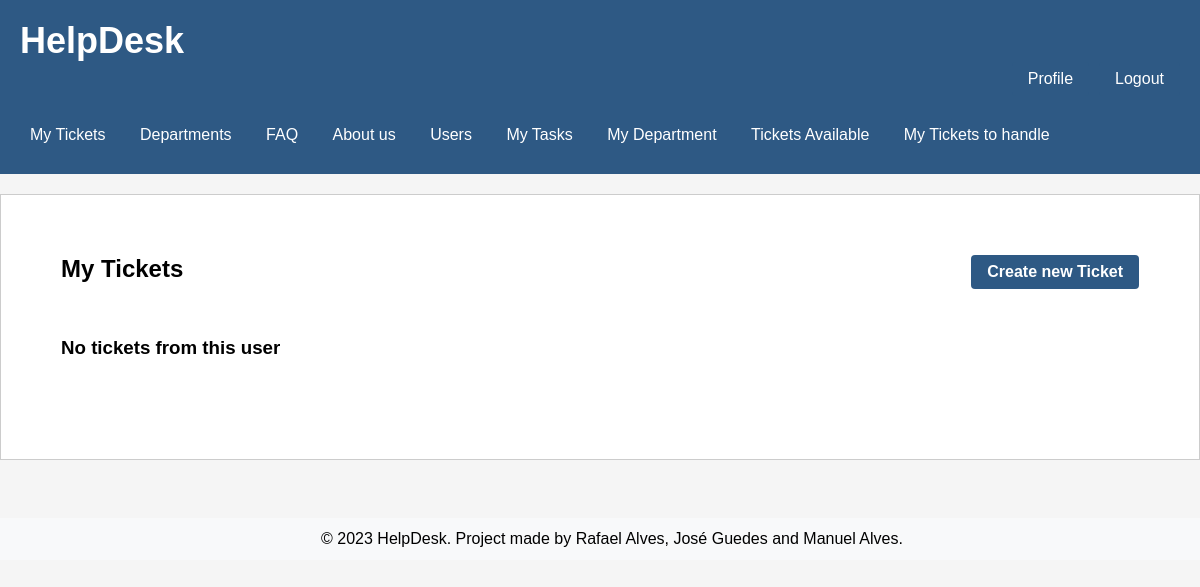
The app's page /pages/ticketpage.php (signed in), older data.
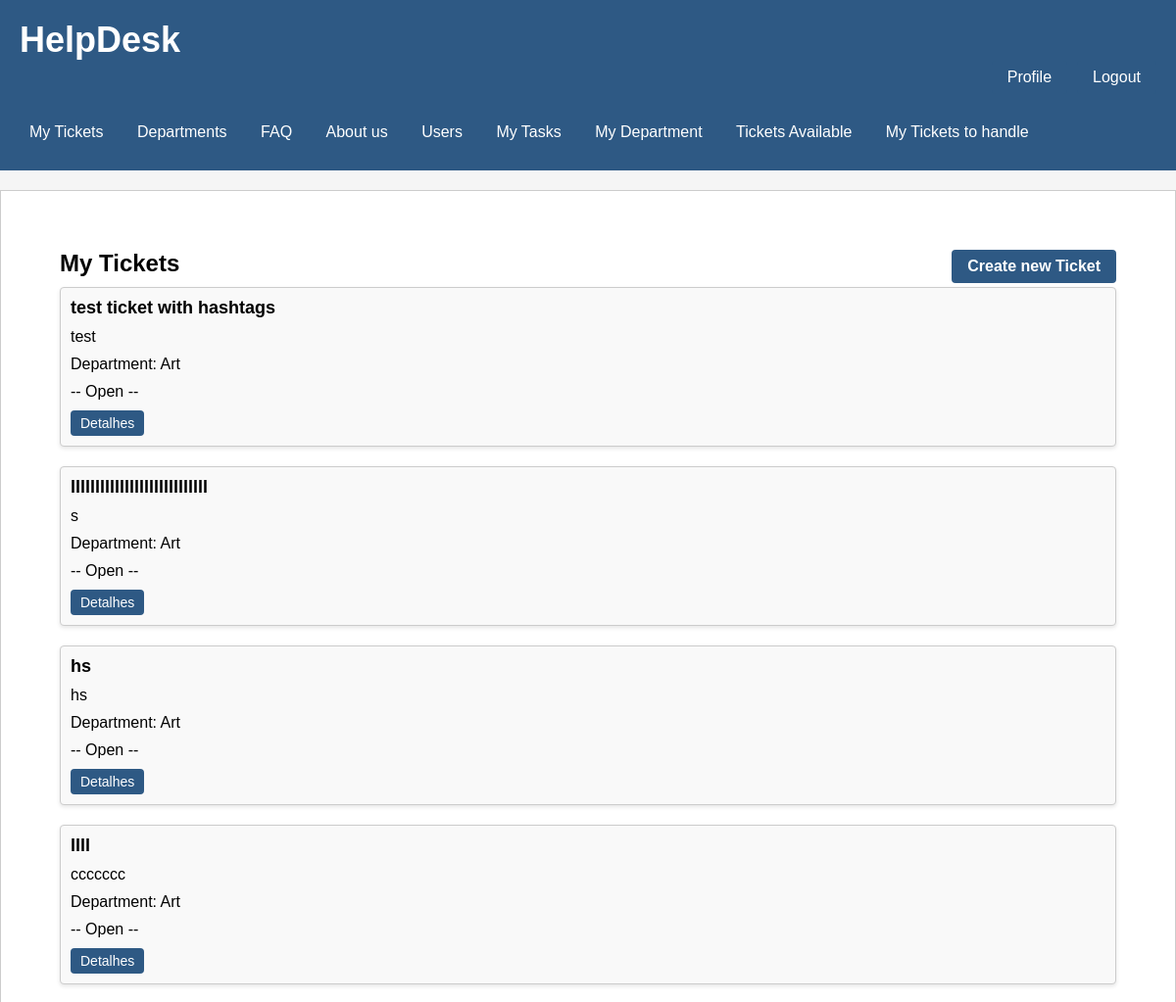
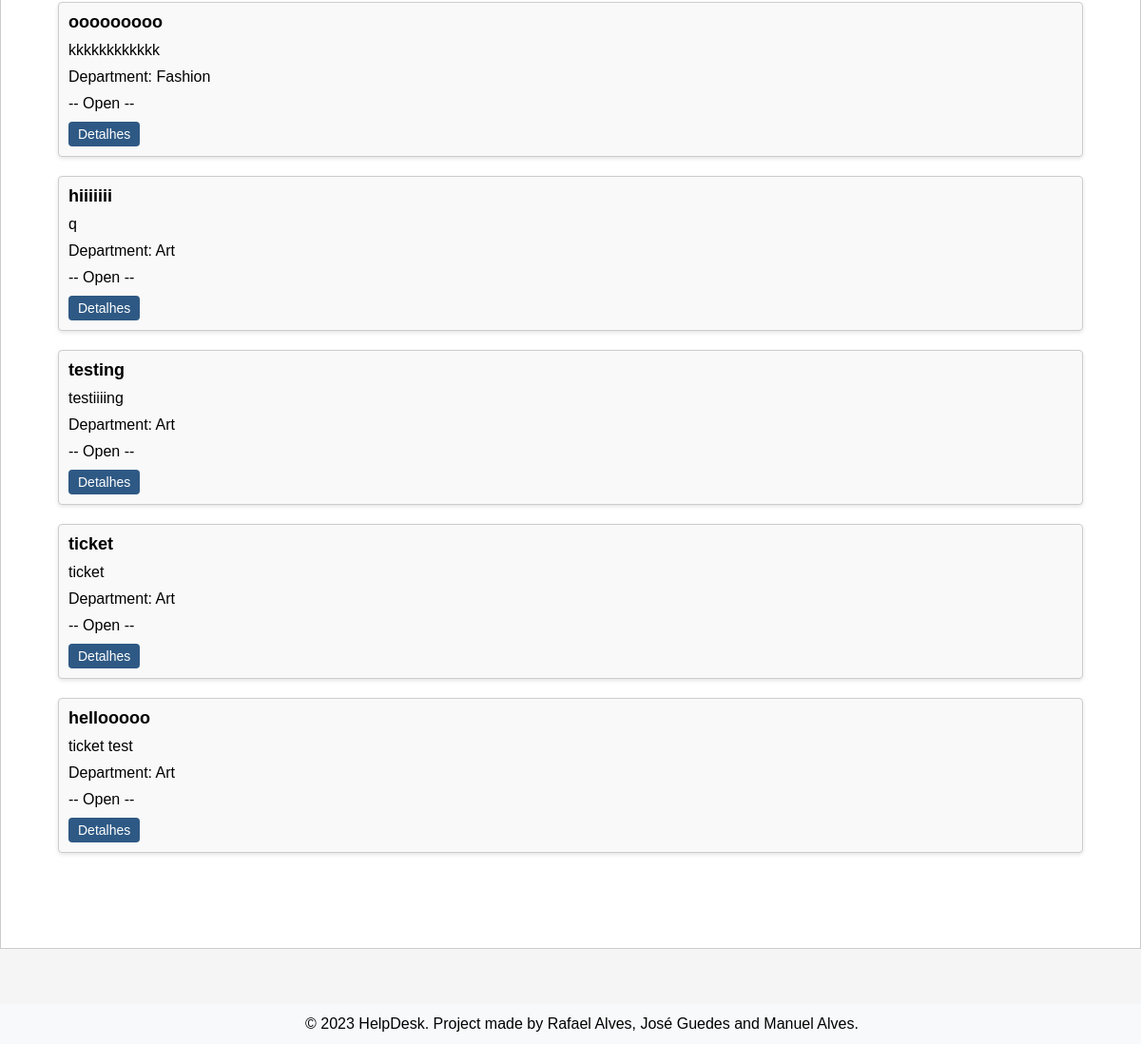
The same page, newer data (2 pictures, top to bottom).
### tables this page shows
CREATE TABLE Ticket (
    id INTEGER PRIMARY KEY AUTOINCREMENT,
    title varchar(255) NOT NULL UNIQUE,
    description VARCHAR(255) NOT NULL,
    ticket_status VARCHAR (10)  NOT NULL DEFAULT 'Open' CHECK (ticket_status IN ('Open', 'Assigned', 'Closed')),
    created_at TIMESTAMP NOT NULL DEFAULT CURRENT_TIMESTAMP,
    updated_at TIMESTAMP NOT NULL DEFAULT CURRENT_TIMESTAMP,
    id_user INTEGER, /* id do client que criou o ticket */
    id_agent INTEGER DEFAULT NULL, /* id do agent que está a tratar do ticket */
    id_department INTEGER, /* id do department do ticket */
    CONSTRAINT current_edit_date_ck CHECK (created_at <= updated_at),
    CONSTRAINT id_usertFK FOREIGN KEY(id_user) REFERENCES User(id),
    CONSTRAINT id_agentFK FOREIGN KEY(id_agent) REFERENCES User(id),
    CONSTRAINT id_departmentFK FOREIGN KEY(id_department) REFERENCES Department(id)
);

CREATE TABLE Department (
    id INTEGER PRIMARY KEY AUTOINCREMENT,
    name varchar(255) NOT NULL UNIQUE,
    created_at TIMESTAMP NOT NULL DEFAULT CURRENT_TIMESTAMP
);

### utils/session.php (called while the page is built, shortened)
<?php
   function getUserID() {
       if(isset($_SESSION['userID'])) {
            return $_SESSION['userID'];
       } else {
           return null;
       }
   }
?>

### database/ticket.class.php (called while the page is built, shortened)
<?php
  class Ticket {
    static function getTicketsbyUser(PDO $db, int $id_user){
      $stmt = $db->prepare('
        SELECT id, title, description, id_department, ticket_status
        FROM Ticket
        WHERE id_user = ?
        ORDER by updated_at desc
      ');
      $stmt->execute(array($id_user));
      $row = $stmt->fetchAll(PDO::FETCH_ASSOC);
      return $row;
    }
  }
?>

### actions/getUser_tickets.php (called while the page is built, shortened)
<?php
require_once(__DIR__ . '/../database/connection.db.php');
require_once(__DIR__ . '/../database/ticket.class.php');
$tickets = Ticket::getTicketsbyUser($dbh, getUserID());
?>

### database/department.class.php (called while the page is built, shortened)
<?php
  class Department {
    static function getName($id) {
      global $dbh;
      try {
        $stmt = $dbh->prepare('SELECT name FROM Department WHERE id = ?');
        $stmt->execute(array($id));
        if($row = $stmt->fetch()){
          return $row['name'];
        }
      }catch(PDOException $e) {
        return -1;
      }
    }
  }
?>

### pages/ticketpage.php (the view, shortened to what this page needs)
<?php
  require_once(__DIR__ . '/../templates/header.tpl.php');
  require_once(__DIR__ . '/../templates/footer.tpl.php');
?>
  <section class="tickets">
      <h2>My Tickets
        <a href="novo_ticket.php" class="button">Create new Ticket</a>
      </h2>
      <ul>
        <?php
        require_once(__DIR__ . '/../actions/getUser_tickets.php');
        if(count($tickets) == 0){
          echo "<h3>No tickets from this user</h3>";
        }
        for($i = 0; $i < count($tickets); $i++) {
        include_once("../database/department.class.php");
        $depart = Department::getName($tickets[$i]['id_department']);
        ?>
        <li>
          <div class="ticket" id="<?=$tickets[$i]['id']?>">
            <h3> <?=$tickets[$i]['title']?></h3>
            <p> <?=$tickets[$i]['description']?> </p>
            <p> Department: <?=$depart?> </p>
            <p>-- <?=$tickets[$i]['ticket_status']?> --</p>
            <a href="../pages/detailTicket.php?id=<?=$tickets[$i]['id']?>" class="button">Detalhes</a>
          </div>
        </li>
        <?php } ?>
      </ul>
    </section>

Row changes from the older to the newer data that the page shows:
added ticket: title "test ticket with hashtags", description "test", id_department.name "Art", ticket_status "Open"
added ticket: title "llllllllllllllllllllllllllll", description "s", id_department.name "Art", ticket_status "Open"
added ticket: title "hs", description "hs", id_department.name "Art", ticket_status "Open"
added ticket: title "llll", description "ccccccc", id_department.name "Art", ticket_status "Open"
added ticket: title "ooooooooo", description "kkkkkkkkkkkk", id_department.name "Fashion", ticket_status "Open"
added ticket: title "hiiiiiii", description "q", id_department.name "Art", ticket_status "Open"
added ticket: title "testing", description "testiiiing", id_department.name "Art", ticket_status "Open"
added ticket: title "ticket", description "ticket", id_department.name "Art", ticket_status "Open"
added ticket: title "hellooooo", description "ticket test", id_department.name "Art", ticket_status "Open"
Text that changed along with them:
text no longer shown: "No tickets from this user"
